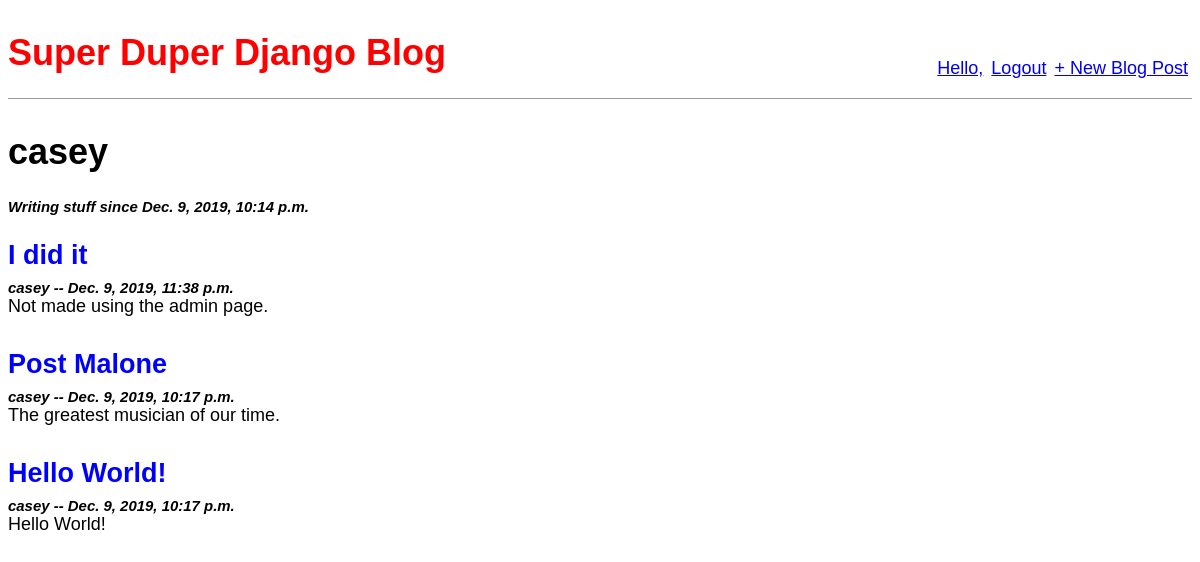
/user/casey/, run on the app's committed database.
### posts/models.py (models this page shows, shortened)
class Post(models.Model):
    title = models.CharField(max_length=200)
    author = models.ForeignKey('auth.User', on_delete=models.CASCADE)
    created = models.DateTimeField(auto_now_add=True)
    updated = models.DateTimeField(auto_now=True)
    body = models.TextField()
    class Meta:
        ordering = ['-created']

### users/views.py (the view)
# urls.py: path('<str:username>/', views.UserProfileView.as_view(), name='profile')
class UserProfileView(generic.DetailView):
    model = User
    template_name = 'user_profile.html'
    def get_object(self):
        return get_object_or_404(User, username=self.kwargs['username'])

### templates/user_profile.html
{% extends 'base.html' %}
{% block content %}
<h1>{{ object.username }}</h1>
<h5><em>Writing stuff since {{ object.date_joined }}</em></h5>
{% for post in object.post_set.all %}
    <div class="post-entry">
        <h2><a href="{% url 'posts:detail' post.id %}">{{ post.title }}</a></h2>
        <h5><em>{{ post.author.username }} -- {{ post.created }}</em></h5>
        <p>{{ post.body }}</p>
    </div>
{% endfor %}
{% endblock content %}

### static/css/base.css (style rules this page uses)
body { font-family: 'Source Sans Pro', sans-serif; font-size: 18px; }
.post-entry { margin-bottom: 2rem; }
.post-entry h2 { margin: 0.5rem 0; }
.post-entry h2 a, .post-entry h2 a:visited { color: blue; text-decoration: none; }
.post-entry h5, .post-entry h6 { margin-top: 0; margin-bottom: 0; }
.post-entry p { margin: 0; font-weight: 400; }

### data on the page
Post: title "I did it", author.username "casey", created "Dec. 9, 2019, 11:38 p.m.", body "Not made using the admin page."
Post: title "Post Malone", author.username "casey", created "Dec. 9, 2019, 10:17 p.m.", body "The greatest musician of our time."
Post: title "Hello World!", author.username "casey", created "Dec. 9, 2019, 10:17 p.m.", body "Hello World!"

### other printed values
{{ object.username }} "casey"
{{ object.date_joined }} "Dec. 9, 2019, 10:14 p.m."
